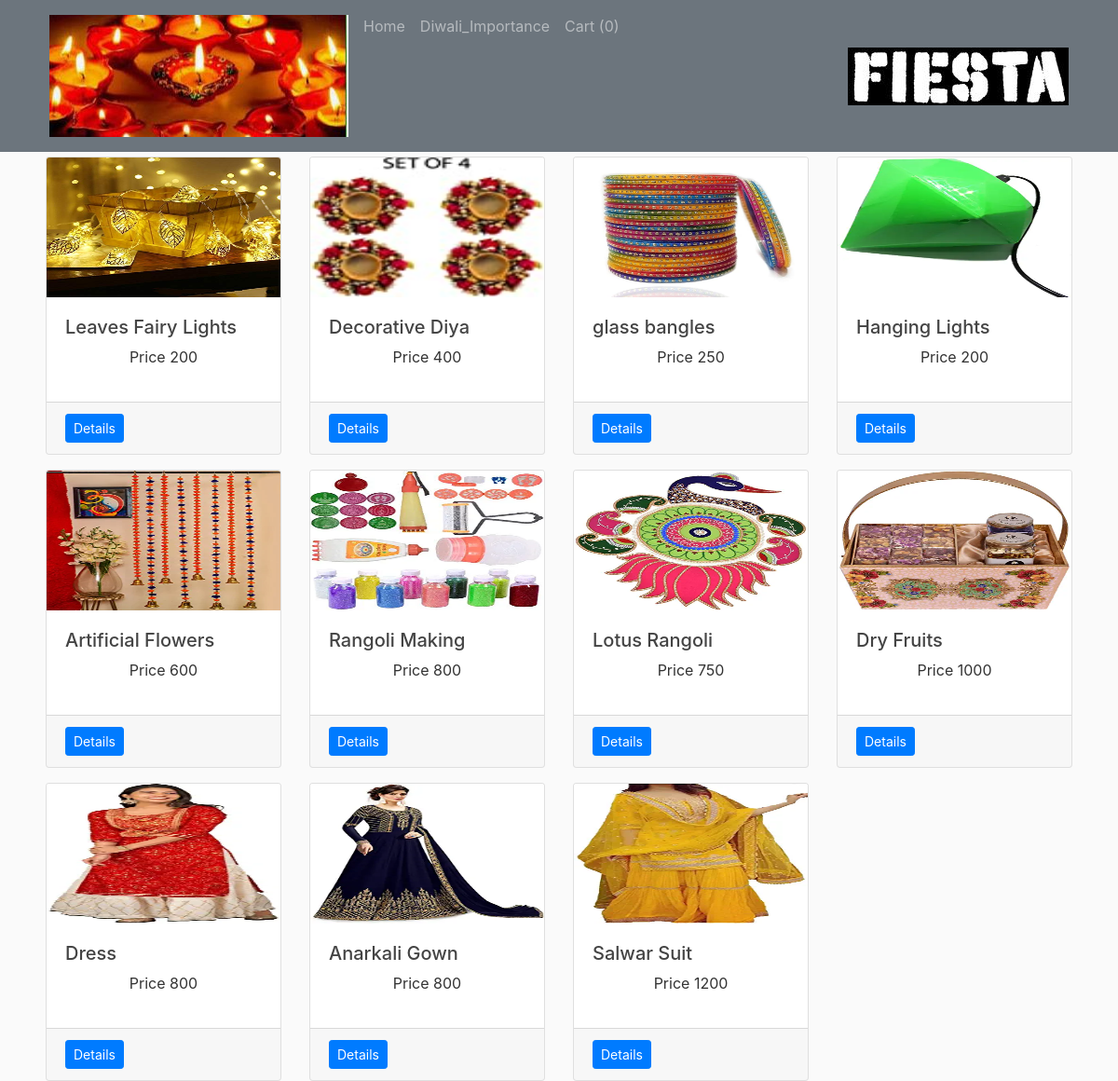
/diwali, run on the app's committed database.
### database.py (models this page shows, shortened)
class Diwali(db.Model,UserMixin):
	id = db.Column(db.Integer,primary_key=True)
	image = db.Column(db.String(120),nullable=False)
	name = db.Column(db.String(120),nullable=False,unique=True)
	types = db.Column(db.String(120),nullable=False)
	category = db.Column(db.String(120),nullable=False)
	price = db.Column(db.Integer,nullable=False)
	companyname = db.Column(db.String(120),nullable=False)
	quantity = db.Column(db.Integer,nullable=False)
	detail = db.Column(db.String(200),nullable=False)
	username = db.Column(db.String(120),nullable=False)

### new.py (the view)
@app.route("/diwali")
def diwali():
	return render_template('diwali.html',products=Diwali.query.all())

### template/diwali.html (shortened to what this page needs)
<!DOCTYPE html>
<html>
<head>
    <link rel="stylesheet" href="https://stackpath.bootstrapcdn.com/bootstrap/4.4.1/css/bootstrap.min.css">
    <link rel="stylesheet" type="text/css" href="{{url_for('static', filename='main.css')}}">
</head>
<body >
  <nav class="navbar navbar-expand-md navbar-dark bg-secondary fixed-top"  >
    <div class="container">
      <div class="collapse navbar-collapse" id="navbarToggle">
         <div class="navbar-nav mr-auto" >
          <img class="nav-item nav-link"  src="{{url_for('static', filename='diwali/diw1.jpg')}}"  />
          <div class="navbar-nav mr-auto" >
          <a class="nav-item nav-link" href="/home1" >Home</a>
          <a class="nav-item nav-link" href="/diwaliimp">Diwali_Importance</a>
          <a class="nav-link" href="/carts" tableindex="-1" >Cart ({{session['Shoppingcart']|length}})</a>
        </div>
        </div>
        <div class="navbar-nav ">
            <img class="nav-item nav-link" src="{{url_for('static', filename='new3.jpg')}}" />
         </div>
      </div>
    </div>
  </nav>
	<main role="main" class="container">
  <div class="row">
{% for product in products %}
  <div class="col-md-3 mt-3">
      <div class="card">
        <img src="{{url_for('static',filename=product.image)}}" alt="{{product.name}}"class="card-img-top" height="150">
         <div class="card-body">
           <h5 class="text-cent">{{product.name}}</h5>
           <p class="text-center">Price {{product.price}}</p>
         </div>
         <div class="card-footer">
           <a href="{{url_for('single_page1',id=product.id)}}" class="float-left btn btn-sm btn-primary float-center">Details</a>
         </div>
      </div>
  </div>
  {% endfor %} </div>
</main>
</body>
</html>

### static/main.css (style rules this page uses)
body { background: #fafafa; color: #333333; margin-top: 5rem; }
h1, h2, h3, h4, h5, h6 { color: #444444; }
.row { display: flex; flex-wrap: wrap; padding: 0 4px; }

### data on the page
Diwali: image (picture), name "Leaves Fairy Lights", price "200"
Diwali: image (picture), name "Decorative Diya", price "400"
Diwali: image (picture), name "glass bangles", price "250"
Diwali: image (picture), name "Hanging Lights", price "200"
Diwali: image (picture), name "Artificial Flowers", price "600"
Diwali: image (picture), name "Rangoli Making", price "800"
Diwali: image (picture), name "Lotus Rangoli", price "750"
Diwali: image (picture), name "Dry Fruits", price "1000"
Diwali: image (picture), name "Dress", price "800"
Diwali: image (picture), name "Anarkali Gown", price "800"
Diwali: image (picture), name "Salwar Suit", price "1200"

### other printed values
{{ session['Shoppingcart']|length }} "0"
